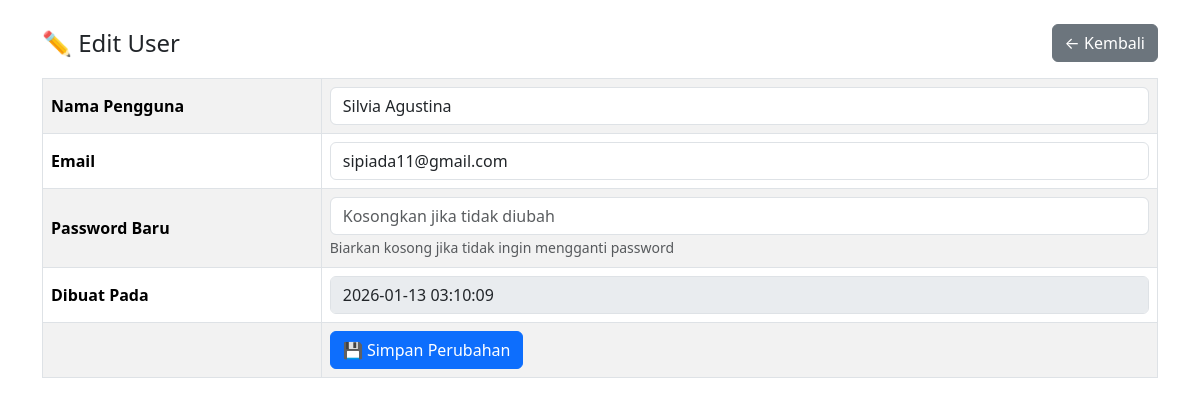
The app's page /dashboard/user/edit?id=24 (signed in) with its own data.
### tables this page shows
CREATE TABLE `pengguna` (
  `id_pengguna` int NOT NULL,
  `nisn` varchar(20) NOT NULL,
  `nama_pengguna` varchar(50) DEFAULT NULL,
  `kata_sandi` varchar(255) DEFAULT NULL,
  `email` varchar(100) DEFAULT NULL,
  `peran` enum('admin','siswa') DEFAULT 'siswa',
  `dibuat_pada` timestamp NULL DEFAULT CURRENT_TIMESTAMP
);

### app/controllers/DashboardController.php (called while the page is built, shortened)
<?php
require_once __DIR__ . '/../models/User.php';
class DashboardController {
      public function editUser()
{
    $user = new User();
    $data = $user->getById((int)$_GET['id']);
    require __DIR__ . '/../views/admin/user_edit.php';
}
}

### core/Router.php (called while the page is built, shortened)
<?php
class Router {
    private $routes = [];
    public function get($uri, $action){
        $this->routes['GET'][$uri] = $action;
    }
    public function post($uri, $action){
        $this->routes['POST'][$uri] = $action;
    }
    public function run(){
        $uri = parse_url($_SERVER['REQUEST_URI'], PHP_URL_PATH);
        $method = $_SERVER['REQUEST_METHOD'];
        $route = $this->routes[$method][$uri] ?? null;
        list($controller, $method) = explode('@', $route);
        $object = new $controller;
        return $object->$method();
    }
}

### index.php (called while the page is built, shortened)
<?php
require_once __DIR__ . "/core/Config.php";
require_once __DIR__ . "/core/Router.php";
$router = new Router();
$router->get('/', 'AuthController@homepage');
$router->get('/login', 'AuthController@login');
$router->post('/login', 'AuthController@processLogin');
$router->get('/register', 'AuthController@register');
$router->post('/register/process', 'AuthController@processRegister');
$router->get('/dashboard', 'DashboardController@index');
$router->get('/dashboard/kelembagaan', 'DashboardController@kelembagaan');
$router->get('/dashboard/data_ppdb', 'DashboardController@dataPPDB');
$router->get('/dashboard/users', 'DashboardController@users');
$router->get('/dashboard/user/create', 'DashboardController@createUser');
$router->post('/dashboard/user/store', 'DashboardController@storeUser');
$router->get('/admin/dashboard', 'DashboardController@index');
$router->get('/siswa/dashboard', 'DashboardController@index');
$router->get('/dashboard/pembayaran/hapus', 'DashboardController@hapusPembayaran');
$router->get('/dashboard/hapusPembayaran', 'DashboardController@hapusPembayaran');
$router->get('/dashboard/user/edit', 'DashboardController@editUser');
$router->post('/dashboard/user/update', 'DashboardController@updateUser');
$router->post('/dashboard/updateUser', 'DashboardController@updateUser');
$router->get('/dashboard/user/delete', 'DashboardController@deleteUser');
$router->get('/dashboard/pengaturan', 'DashboardController@pengaturan');
$router->get('/dashboard/administrasi', 'DashboardController@administrasi');
$router->get('/dashboard/verifikasibayar', 'DashboardController@verifikasibayar');
$router->get('/dashboard/verifikasiBerkas', 'DashboardController@verifikasiBerkas');
$router->get('/dashboard/validBerkas', 'DashboardController@validBerkas');
$router->get('/dashboard/invalidBerkas', 'DashboardController@invalidBerkas');
$router->get('/dashboard/biografi', 'DashboardController@biografi');
$router->get('/admin/ppdb', 'DashboardController@index');
$router->get('/admin/ppdb/detail', 'DashboardController@detail');
$router->get('/admin/ppdb/edit', 'DashboardController@edit');
$router->post('/admin/ppdb/update', 'DashboardController@update');
$router->get('/admin/ppdb/delete', 'DashboardController@delete');
$router->get('/admin/ppdb/cetak', 'DashboardController@cetakPPDB');
$router->get('/dashboard/pengumuman', 'DashboardController@pengumuman');
$router->get('/siswa/formulir', 'FormulirController@index');
$router->post('/siswa/formulir/simpan', 'FormulirController@simpan');
$router->get('/siswa/formulir/cetak', 'FormulirController@cetak');
$router->get("/siswa/berkas_pendaftar", "BerkasController@index");
$router->post("/siswa/berkas/upload", "BerkasController@upload");
$router->get('/siswa/pembayaran', 'PembayaranController@index');
$router->post('/siswa/pembayaran/upload', 'PembayaranController@upload');
$router->get("/siswa/pengumuman", "PengumumanController@index");
$router->get('/forgot', 'AuthController@forgot');
$router->post('/forgot', 'AuthController@processForgot');
$router->get('/reset', 'AuthController@resetForm');
$router->post('/reset', 'AuthController@processReset');
$router->get('/logout', 'LogoutController@index');
$router->run();

### core/Config.php (called while the page is built, shortened)
<?php
class Config {
    private static $env = null;
    private static function loadEnv(){
        if(self::$env !== null){
            return;
        }
        self::$env = [];
        $path = __DIR__ . '/../.env';
        $file = file($path);
        foreach($file as $line){
            $line = trim($line);
            if(!$line || $line[0] == '#') continue;
            list($name, $value) = explode('=', $line, 2);
            $name  = trim($name);
            $value = trim($value);
            self::$env[$name] = $value;
        }
    }
    public static function env($key){
        return self::$env[$key] ?? null;
    }
}

### core/Database.php (called while the page is built, shortened)
<?php
require_once __DIR__ . '/Config.php';
class Database {
    public function __construct() {
        $host = Config::env('DB_HOST');
        $user = Config::env('DB_USER');
        $pass = Config::env('DB_PASS');
        $name = Config::env('DB_NAME');
        $this->conn = new mysqli($host, $user, $pass, $name);
    }
}

### app/models/User.php (called while the page is built, shortened)
<?php
require_once __DIR__ . '/../../core/Database.php';
class User {
    private $conn;
    public function __construct()
    {
        $db = new Database();
        $this->conn = $db->conn;
    }
    public function getById($id)
    {
        $sql = "SELECT * FROM pengguna WHERE id_pengguna = ? LIMIT 1";
        $stmt = $this->conn->prepare($sql);
        $stmt->bind_param("i", $id);
        $stmt->execute();
        return $stmt->get_result()->fetch_assoc();
    }
}

### app/views/admin/user_edit.php (the view, shortened to what this page needs)
<!DOCTYPE html>
<html lang="id">
<head>
    <link href="https://cdn.jsdelivr.net/npm/bootstrap@5.3.3/dist/css/bootstrap.min.css" rel="stylesheet">
</head>
<body>
<div class="container mt-4">
    <div class="d-flex justify-content-between align-items-center mb-3">
        <h4 class="mb-0">✏️ Edit User</h4>
        <a href="/dashboard/users" class="btn btn-secondary">
            ← Kembali
        </a>
    </div>
    <form action="/dashboard/user/update" method="post">
        <table class="table table-bordered table-striped align-middle">
            <tbody>
                <tr>
                    <th width="25%">Nama Pengguna</th>
                    <td>
                        <input type="text"
                               name="nama_pengguna"
                               class="form-control"
                               value="<?= htmlspecialchars($data['nama_pengguna'] ?? '') ?>"
                               required>
                    </td>
                </tr>
                <tr>
                    <th>Email</th>
                    <td>
                        <input type="email"
                               name="email"
                               class="form-control"
                               value="<?= htmlspecialchars($data['email'] ?? '') ?>"
                               required>
                    </td>
                </tr>
                <tr>
                    <th>Password Baru</th>
                    <td>
                        <input type="password"
                               name="kata_sandi"
                               class="form-control"
                               placeholder="Kosongkan jika tidak diubah">
                        <small class="text-muted">
                            Biarkan kosong jika tidak ingin mengganti password
                        </small>
                    </td>
                </tr>
                <tr>
                    <th>Dibuat Pada</th>
                    <td>
                        <input type="text"
                               class="form-control"
                               value="<?= htmlspecialchars($data['dibuat_pada'] ?? '-') ?>"
                               disabled>
                    </td>
                </tr>
                <tr>
                    <th></th>
                    <td>
                        <button type="submit" class="btn btn-primary">
                            💾 Simpan Perubahan
                        </button>
                    </td>
                </tr>
            </tbody>
        </table>
    </form>
</div>
</body>
</html>

### records on screen
pengguna: nama_pengguna "Silvia Agustina", email "sipiada11@gmail.com", dibuat_pada "2026-01-13 03:10:09"
